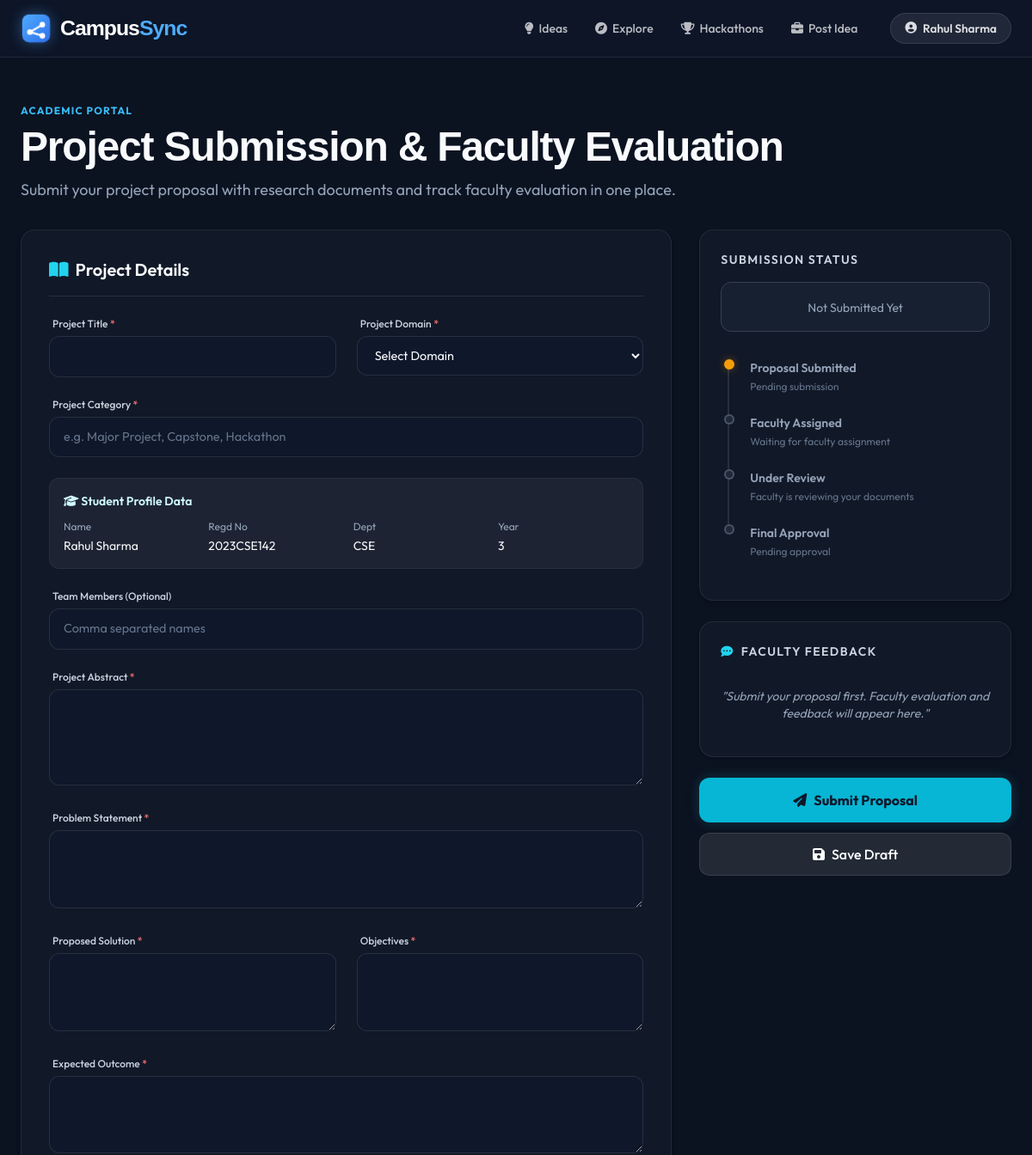
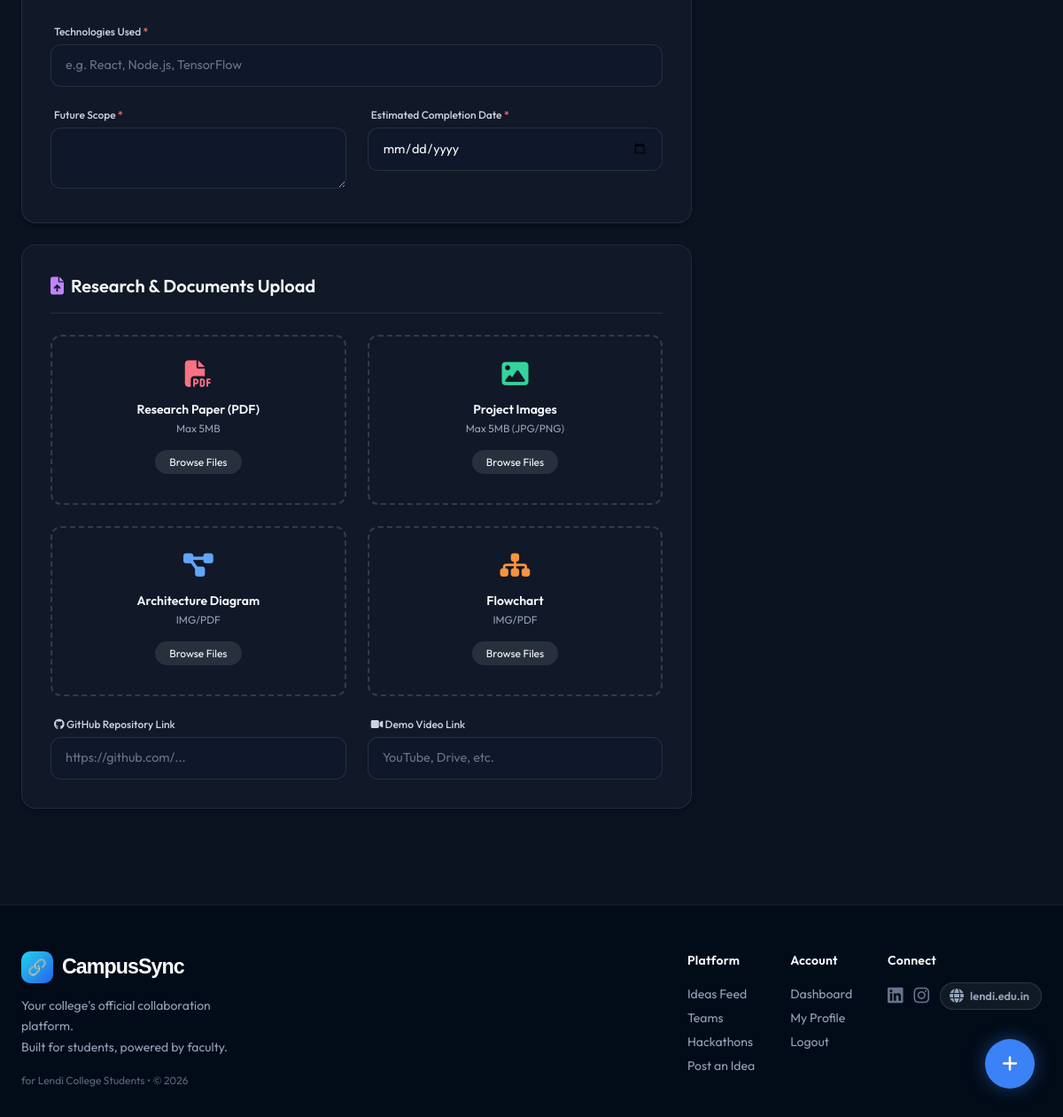
Screenshot of /project-submission.php (signed in) with the database file from the repository (2 pictures, top to bottom).
### tables this page shows
CREATE TABLE IF NOT EXISTS users (
    id                        INT AUTO_INCREMENT PRIMARY KEY,
    name                      VARCHAR(255)  NOT NULL,
    email                     VARCHAR(255)  UNIQUE NOT NULL,
    password                  VARCHAR(255)  NOT NULL,
    role                      ENUM('student','faculty') NOT NULL,
    college                   VARCHAR(100)  NOT NULL DEFAULT 'Your College',
    department                VARCHAR(100),
    year                      INT,
    bio                       TEXT,
    skills                    TEXT,
    profile_photo             VARCHAR(255),
    regd_no                   VARCHAR(100),
    phone_no                  VARCHAR(30),
    github_url                VARCHAR(255),
    linkedin_url              VARCHAR(255),
    portfolio_url             VARCHAR(255),           
    year_studying             INT,
    primary_skill             VARCHAR(255),
    primary_skill_level       INT  DEFAULT 0,
    working_skill_name        VARCHAR(255),
    working_skill_level       INT  DEFAULT 0,
    projects_done             TEXT,
    achievements_from_college TEXT,
    created_at                TIMESTAMP DEFAULT CURRENT_TIMESTAMP
);

### project-submission.php (the view, shortened to what the rows shown need)
<?php
include 'config.php';
$student_id = (int) $_SESSION['user_id'];
$stmt = $conn->prepare("SELECT name, regd_no, department, year_studying FROM users WHERE id = ?");
$stmt->bind_param("i", $student_id);
$stmt->execute();
$user_info = $stmt->get_result()->fetch_assoc();
$student_name = $user_info['name'] ?? '';
$regd_no = $user_info['regd_no'] ?? '';
$department = $user_info['department'] ?? '';
$year_of_study = $user_info['year_studying'] ?? '';
?>
<!DOCTYPE html>
<html lang="en">
<head>
    <script src="https://cdn.tailwindcss.com"></script>
    <link rel="stylesheet" href="https://cdnjs.cloudflare.com/ajax/libs/font-awesome/6.5.1/css/all.min.css">
</head>
<body class="min-h-screen flex flex-col text-[#F8FAFC]">
    <div class="max-w-7xl mx-auto px-6 py-12 w-full">
        <div class="mb-8">
            <h1 class="logo-font text-4xl lg:text-5xl font-semibold tracking-tight mt-2 text-[#F8FAFC]">Project Submission & Faculty Evaluation</h1>
        </div>
        <div class="grid lg:grid-cols-12 gap-8 items-start">
            <div class="lg:col-span-8 space-y-6">
                <form method="POST" enctype="multipart/form-data" id="submissionForm">
                    <div class="cs-card p-8">
                        <h2 class="text-xl font-semibold mb-6 border-b border-white/10 pb-4 flex items-center gap-2"><i class="fa-solid fa-book-open text-cyan-400"></i> Project Details</h2>
                        <div class="bg-white/5 rounded-xl p-4 mb-6 border border-white/5">
                            <div class="grid grid-cols-2 md:grid-cols-4 gap-4 text-sm">
                                <div><span class="block text-slate-400 text-xs mb-1">Name</span><?= htmlspecialchars($student_name) ?></div>
                                <div><span class="block text-slate-400 text-xs mb-1">Regd No</span><?= htmlspecialchars($regd_no) ?></div>
                                <div><span class="block text-slate-400 text-xs mb-1">Dept</span><?= htmlspecialchars($department) ?></div>
                                <div><span class="block text-slate-400 text-xs mb-1">Year</span><?= htmlspecialchars($year_of_study) ?></div>
                            </div>
                        </div>
                    </div>
                    <div class="cs-card p-8 mt-6">
                        <h2 class="text-xl font-semibold mb-6 border-b border-white/10 pb-4 flex items-center gap-2"><i class="fa-solid fa-file-arrow-up text-purple-400"></i> Research & Documents Upload</h2>
                    </div>
                </form>
            </div>
        </div>
    </div>
</body>
</html>

### rows the page displays
users: name "Rahul Sharma", regd_no "2023CSE142", department "CSE", year_studying "3"

### other values shown
$_nav_name "Rahul Sharma"
